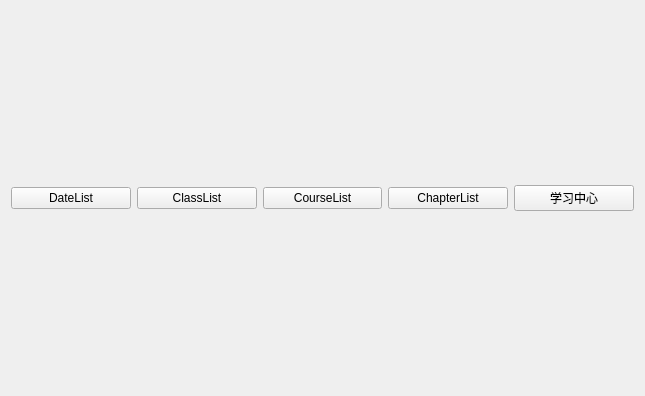
<?xml version="1.0" encoding="UTF-8"?>
<ui version="4.0">
 <class>Widget</class>
 <widget class="QWidget" name="Widget">
  <property name="geometry">
   <rect>
    <x>0</x>
    <y>0</y>
    <width>645</width>
    <height>396</height>
   </rect>
  </property>
  <property name="windowTitle">
   <string>Widget</string>
  </property>
  <layout class="QHBoxLayout" name="horizontalLayout_2">
   <item>
    <layout class="QHBoxLayout" name="horizontalLayout">
     <item>
      <widget class="QPushButton" name="dateBtn">
       <property name="text">
        <string>DateList</string>
       </property>
      </widget>
     </item>
     <item>
      <widget class="QPushButton" name="classBtn">
       <property name="text">
        <string>ClassList</string>
       </property>
      </widget>
     </item>
     <item>
      <widget class="QPushButton" name="courseBtn">
       <property name="text">
        <string>CourseList</string>
       </property>
      </widget>
     </item>
     <item>
      <widget class="QPushButton" name="chapterBtn">
       <property name="text">
        <string>ChapterList</string>
       </property>
      </widget>
     </item>
     <item>
      <widget class="QPushButton" name="pushButton">
       <property name="text">
        <string>学习中心</string>
       </property>
      </widget>
     </item>
    </layout>
   </item>
  </layout>
 </widget>
 <layoutdefault spacing="6" margin="11"/>
 <resources/>
 <connections/>
</ui>
